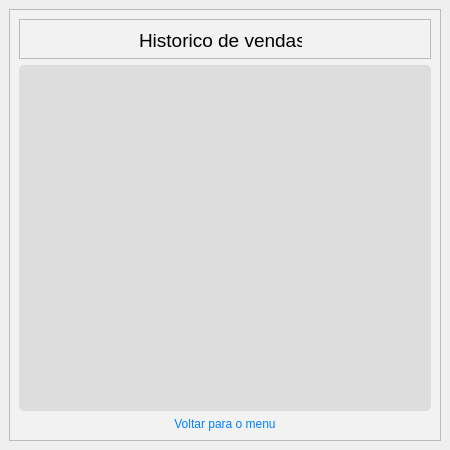
<?xml version="1.0" encoding="UTF-8"?>
<ui version="4.0">
 <class>MainWindow</class>
 <widget class="QMainWindow" name="MainWindow">
  <property name="geometry">
   <rect>
    <x>0</x>
    <y>0</y>
    <width>450</width>
    <height>450</height>
   </rect>
  </property>
  <property name="minimumSize">
   <size>
    <width>450</width>
    <height>450</height>
   </size>
  </property>
  <property name="maximumSize">
   <size>
    <width>450</width>
    <height>450</height>
   </size>
  </property>
  <property name="windowTitle">
   <string>MainWindow</string>
  </property>
  <widget class="QWidget" name="centralwidget">
   <layout class="QVBoxLayout" name="verticalLayout">
    <item>
     <widget class="QFrame" name="frame_2">
      <property name="enabled">
       <bool>true</bool>
      </property>
      <property name="styleSheet">
       <string notr="true">background-color: rgb(242, 242, 242);</string>
      </property>
      <property name="frameShape">
       <enum>QFrame::StyledPanel</enum>
      </property>
      <property name="frameShadow">
       <enum>QFrame::Raised</enum>
      </property>
      <layout class="QVBoxLayout" name="verticalLayout_2">
       <item>
        <widget class="QFrame" name="frame">
         <property name="minimumSize">
          <size>
           <width>0</width>
           <height>40</height>
          </size>
         </property>
         <property name="frameShape">
          <enum>QFrame::StyledPanel</enum>
         </property>
         <property name="frameShadow">
          <enum>QFrame::Raised</enum>
         </property>
         <widget class="QLabel" name="label">
          <property name="geometry">
           <rect>
            <x>120</x>
            <y>10</y>
            <width>163</width>
            <height>23</height>
           </rect>
          </property>
          <property name="font">
           <font>
            <pointsize>14</pointsize>
           </font>
          </property>
          <property name="styleSheet">
           <string notr="true">	background-position: center;</string>
          </property>
          <property name="text">
           <string>Historico de vendas</string>
          </property>
         </widget>
        </widget>
       </item>
       <item>
        <widget class="QTextEdit" name="textEdit">
         <property name="styleSheet">
          <string notr="true">border-radius: 5px;
padding 15px;
background-color: rgb(221,221,221);
color: rgb(255, 255, 255);</string>
         </property>
        </widget>
       </item>
       <item>
        <widget class="QPushButton" name="pushButton_cadastro_entrar_login">
         <property name="maximumSize">
          <size>
           <width>16777215</width>
           <height>16777215</height>
          </size>
         </property>
         <property name="cursor">
          <cursorShape>PointingHandCursor</cursorShape>
         </property>
         <property name="styleSheet">
          <string notr="true">QPushButton{
	border-radius: 5px;
	border-image: url(:/Close_Image/cil-x.png);
	background-position: center;
	
	color: rgb(0,127,255);
}


</string>
         </property>
         <property name="text">
          <string>Voltar para o menu</string>
         </property>
        </widget>
       </item>
      </layout>
     </widget>
    </item>
   </layout>
  </widget>
 </widget>
 <resources/>
 <connections/>
</ui>
